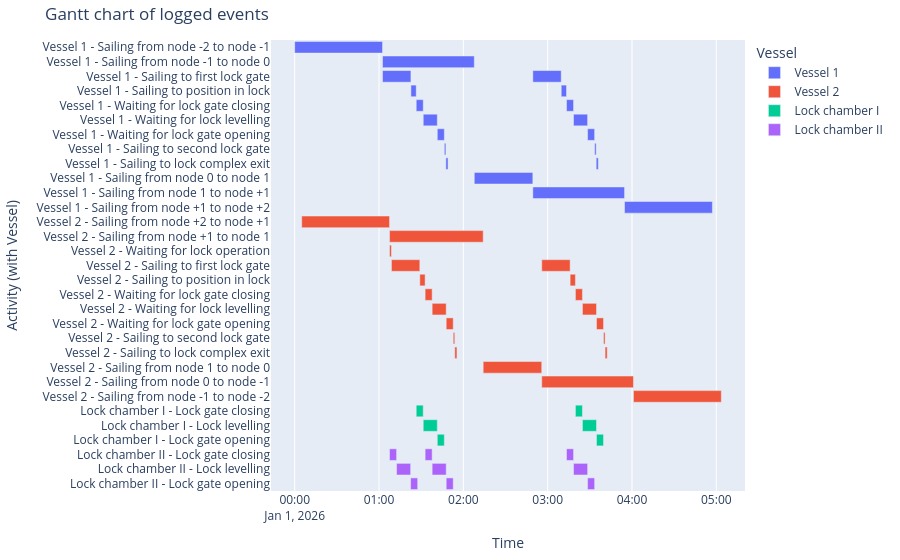

Notebook cell for this chart:
### Markdown cell above
#### Gantt chart of event table
Combining these logbooks with the ones of the vessels results in a rather interesting Gantt chart.

### Code cell
df_eventtable = logbook2eventtable(
    [
        *env.vessels['obj'], 
        lock_complex_I.lock_chambers['Lock chamber I'], 
        lock_complex_II.lock_chambers['Lock chamber II'],
    ],
)
fig = generate_vessel_gantt_chart(df_eventtable)

### Figure 1 — Plotly figure (JSON) as saved in the notebook; plotly's stock layout.template omitted (floating-point values rounded to 4 significant figures)
{"data": [{"base": ["2026-01-01T00:00:00.000000", "2026-01-01T01:02:30.000000", "2026-01-01T01:02:30.000000", "2026-01-01T01:22:42.000000", "2026-01-01T01:26:28.000000", "2026-01-01T01:31:28.000000", "2026-01-01T01:41:28.000000", "2026-01-01T01:46:28.000000", "2026-01-01T01:47:34.000000", "2026-01-01T02:07:47.000000", "2026-01-01T02:49:27.000000", "2026-01-01T02:49:27.000000", "2026-01-01T03:09:39.000000", "2026-01-01T03:13:25.000000", "2026-01-01T03:18:25.000000", "2026-01-01T03:28:25.000000", "2026-01-01T03:33:25.000000", "2026-01-01T03:34:31.000000", "2026-01-01T03:54:43.000000"], "hovertemplate": "object name=Vessel 1<br>start time=%{base}<br>stop time=%{x}<br>activity label=%{y}<extra></extra>", "legendgroup": "Vessel 1", "marker": {"color": "#636efa", "pattern": {"shape": ""}}, "name": "Vessel 1", "orientation": "h", "showlegend": true, "textposition": "auto", "type": "bar", "x": [3750000, 3917000, 1212000, 226000, 300000, 600000, 300000, 66000, 93000, 2500000, 3916000, 1212000, 226000, 300000, 600000, 300000, 66000, 92000, 3750000], "xaxis": "x", "y": ["Vessel 1 - Sailing from node -2 to node -1", "Vessel 1 - Sailing from node -1 to node 0", "Vessel 1 - Sailing to first lock gate", "Vessel 1 - Sailing to position in lock", "Vessel 1 - Waiting for lock gate closing", "Vessel 1 - Waiting for lock levelling", "Vessel 1 - Waiting for lock gate opening", "Vessel 1 - Sailing to second lock gate", "Vessel 1 - Sailing to lock complex exit", "Vessel 1 - Sailing from node 0 to node 1", "Vessel 1 - Sailing from node 1 to node +1", "Vessel 1 - Sailing to first lock gate", "Vessel 1 - Sailing to position in lock", "Vessel 1 - Waiting for lock gate closing", "Vessel 1 - Waiting for lock levelling", "Vessel 1 - Waiting for lock gate opening", "Vessel 1 - Sailing to second lock gate", "Vessel 1 - Sailing to lock complex exit", "Vessel 1 - Sailing from node +1 to node +2"], "yaxis": "y"}, {"base": ["2026-01-01T00:05:00.000000", "2026-01-01T01:07:30.000000", "2026-01-01T01:07:30.000000", "2026-01-01T01:08:50.000000", "2026-01-01T01:29:02.000000", "2026-01-01T01:32:48.000000", "2026-01-01T01:37:48.000000", "2026-01-01T01:47:48.000000", "2026-01-01T01:52:48.000000", "2026-01-01T01:53:54.000000", "2026-01-01T02:14:07.000000", "2026-01-01T02:55:47.000000", "2026-01-01T02:55:47.000000", "2026-01-01T03:15:59.000000", "2026-01-01T03:19:45.000000", "2026-01-01T03:24:45.000000", "2026-01-01T03:34:45.000000", "2026-01-01T03:39:45.000000", "2026-01-01T03:40:51.000000", "2026-01-01T04:01:03.000000"], "hovertemplate": "object name=Vessel 2<br>start time=%{base}<br>stop time=%{x}<br>activity label=%{y}<extra></extra>", "legendgroup": "Vessel 2", "marker": {"color": "#EF553B", "pattern": {"shape": ""}}, "name": "Vessel 2", "orientation": "h", "showlegend": true, "textposition": "auto", "type": "bar", "x": [3750000, 3997000, 80000, 1212000, 226000, 300000, 600000, 300000, 66000, 93000, 2500000, 3916000, 1212000, 226000, 300000, 600000, 300000, 66000, 92000, 3750000], "xaxis": "x", "y": ["Vessel 2 - Sailing from node +2 to node +1", "Vessel 2 - Sailing from node +1 to node 1", "Vessel 2 - Waiting for lock operation", "Vessel 2 - Sailing to first lock gate", "Vessel 2 - Sailing to position in lock", "Vessel 2 - Waiting for lock gate closing", "Vessel 2 - Waiting for lock levelling", "Vessel 2 - Waiting for lock gate opening", "Vessel 2 - Sailing to second lock gate", "Vessel 2 - Sailing to lock complex exit", "Vessel 2 - Sailing from node 1 to node 0", "Vessel 2 - Sailing from node 0 to node -1", "Vessel 2 - Sailing to first lock gate", "Vessel 2 - Sailing to position in lock", "Vessel 2 - Waiting for lock gate closing", "Vessel 2 - Waiting for lock levelling", "Vessel 2 - Waiting for lock gate opening", "Vessel 2 - Sailing to second lock gate", "Vessel 2 - Sailing to lock complex exit", "Vessel 2 - Sailing from node -1 to node -2"], "yaxis": "y"}, {"base": ["2026-01-01T01:26:28.000000", "2026-01-01T01:31:28.000000", "2026-01-01T01:41:28.000000", "2026-01-01T03:19:45.000000", "2026-01-01T03:24:45.000000", "2026-01-01T03:34:45.000000"], "hovertemplate": "object name=Lock chamber I<br>start time=%{base}<br>stop time=%{x}<br>activity label=%{y}<extra></extra>", "legendgroup": "Lock chamber I", "marker": {"color": "#00cc96", "pattern": {"shape": ""}}, "name": "Lock chamber I", "orientation": "h", "showlegend": true, "textposition": "auto", "type": "bar", "x": [300000, 600000, 300000, 300000, 600000, 300000], "xaxis": "x", "y": ["Lock chamber I - Lock gate closing", "Lock chamber I - Lock levelling", "Lock chamber I - Lock gate opening", "Lock chamber I - Lock gate closing", "Lock chamber I - Lock levelling", "Lock chamber I - Lock gate opening"], "yaxis": "y"}, {"base": ["2026-01-01T01:07:30.000000", "2026-01-01T01:12:30.000000", "2026-01-01T01:22:30.000000", "2026-01-01T01:32:48.000000", "2026-01-01T01:37:48.000000", "2026-01-01T01:47:48.000000", "2026-01-01T03:13:25.000000", "2026-01-01T03:18:25.000000", "2026-01-01T03:28:25.000000"], "hovertemplate": "object name=Lock chamber II<br>start time=%{base}<br>stop time=%{x}<br>activity label=%{y}<extra></extra>", "legendgroup": "Lock chamber II", "marker": {"color": "#ab63fa", "pattern": {"shape": ""}}, "name": "Lock chamber II", "orientation": "h", "showlegend": true, "textposition": "auto", "type": "bar", "x": [300000, 600000, 300000, 300000, 600000, 300000, 300000, 600000, 300000], "xaxis": "x", "y": ["Lock chamber II - Lock gate closing", "Lock chamber II - Lock levelling", "Lock chamber II - Lock gate opening", "Lock chamber II - Lock gate closing", "Lock chamber II - Lock levelling", "Lock chamber II - Lock gate opening", "Lock chamber II - Lock gate closing", "Lock chamber II - Lock levelling", "Lock chamber II - Lock gate opening"], "yaxis": "y"}], "layout": {"barmode": "overlay", "legend": {"title": {"text": "Vessel"}, "tracegroupgap": 0}, "margin": {"b": 20, "l": 20, "r": 20, "t": 40}, "title": {"text": "Gantt chart of logged events"}, "xaxis": {"anchor": "y", "domain": [0, 1], "title": {"text": "Time"}, "type": "date"}, "yaxis": {"anchor": "x", "autorange": "reversed", "domain": [0, 1], "title": {"text": "Activity (with Vessel)"}}}}
